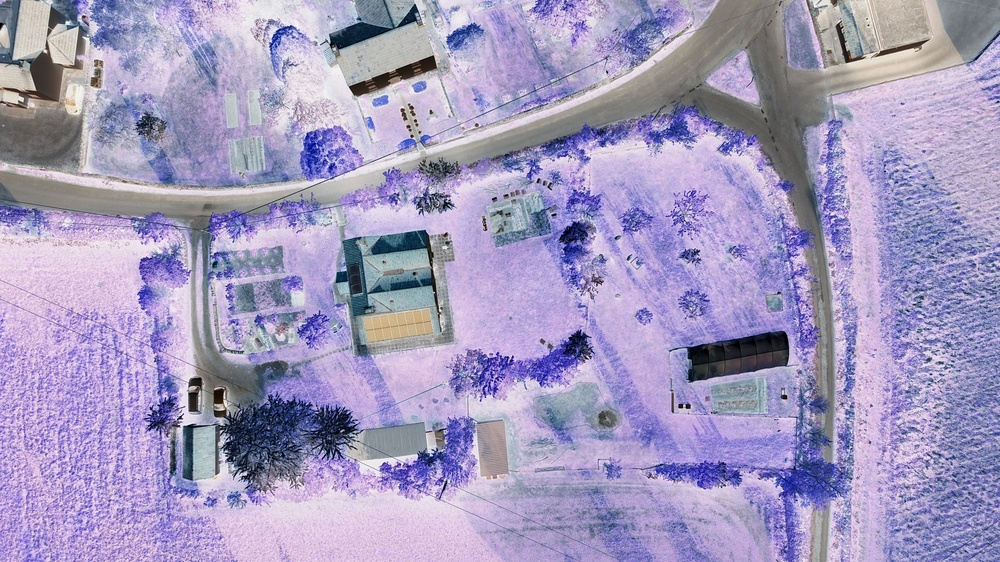
#> input picture images/chapel-cottage-inverted.jpg, 1000 x 562 px, shrunk from 4000 x 2250 before the run
$ python -i image_processing.py   (imports and definitions only)
#> lines starting #> are read from the running program, lines starting #| are printed output that depends on the picture; after the words box and inside, x2 and y2 are one past the last pixel; in counts of white or black regions, pixels touching at a corner belong together
import cv2
import numpy as np
import matplotlib.pyplot as plt

def initialize_kernel(size , sigma):

  """ This function initializes a gaussian kernel with the desired size and sigma. """

  w, h = size

  x = np.linspace(-1,1,w)
  y = np.linspace(-1,1, h)
  x_cor, y_cor  = np.meshgrid(x, y)

  kernel = 1/(2*np.pi*np.power(sigma,2) ) *np.exp((- (x_cor ** 2 + y_cor ** 2) )/ (2*np.power(sigma,2)))

  """ Gaussion function: 1/(2 *pi*sigma^2) e^(-(x^2+y^2)/2sigma^2) """

  kernel = kernel/np.sum(kernel) # normalization

  return kernel

def padding(image):

  padded_image = np.pad(image , ((1,1),(1,1)) , 'constant', constant_values=(0,0) )

  return padded_image


def conv2d(image, ftr):
    s = ftr.shape + tuple(np.subtract(image.shape, ftr.shape) + 1)
    sub_image = np.lib.stride_tricks.as_strided(image, shape = s, strides = image.strides * 2)
    return np.einsum('ij,ijkl->kl', ftr, sub_image)


def GaussianBlur(gray_image):
  ftr = initialize_kernel(size=(3,3) , sigma=1.5)

  blurred_image = conv2d(gray_image, ftr)

  return blurred_image


def BGR2GRAY(image):
  # convert to grayscale

  # mehtod 1: by using numpy
  '''
  gray_image = np.zeros((image.shape[0],image.shape[1]),np.uint8)

  for i in range(image.shape[0]):
    for j in range(image.shape[1]):
      #gray_image[i,j] = np.clip( (image[i,j,0] + image[i,j,1] + image[i,j,2] )/3, 0, 255) # using average method
      gray_image[i,j] = np.clip(0.07 * image[i,j,0]  + 0.72 * image[i,j,1] + 0.21 * image[i,j,2], 0, 255) # using luminosity method
  '''

  # method 2: by using cv2. This is more efficient than method 1.
  gray_image = cv2.cvtColor(image, cv2.COLOR_BGR2GRAY)

  # display the image
  #cv2.imshow('grayscale image',gray_image)
  #cv2.waitKey(0)

  return gray_image

def canny_CV2(image,low_threshold, high_Threshold):

  edges = cv2.Canny(image,low_threshold, high_Threshold)


  return edges


def getCoordinates(file_name, show_image=False):

  # read the image
#> called with file_name = 'images/chapel-cottage-inverted.jpg', show_image = False
  image = cv2.imread(file_name)
#> image is the input picture: shape (562, 1000, 3); mean B, G, R 190.4, 154, 163

  # convert the image into grayscale
  gray_image = BGR2GRAY(image)
#> in BGR2GRAY, `gray_image = cv2.cvtColor(image, cv2.COLOR_BGR2GRAY)`:
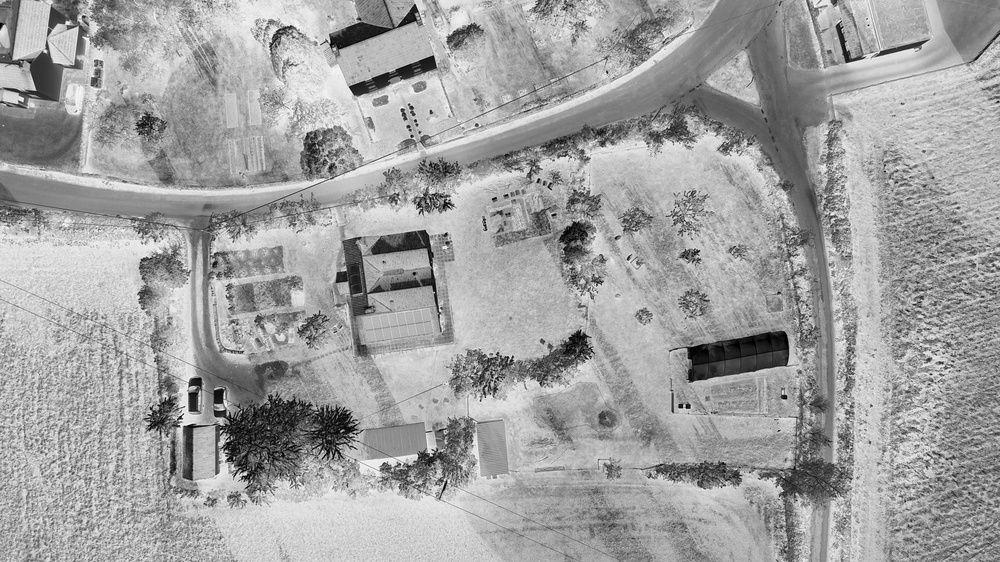
#> gray_image: shape (562, 1000); min 0, max 253, mean 160.8

  # blur the gray image

  blurred_image = GaussianBlur(gray_image)
#> in conv2d, `return np.einsum('ij,ijkl->kl', ftr, sub_image)`:
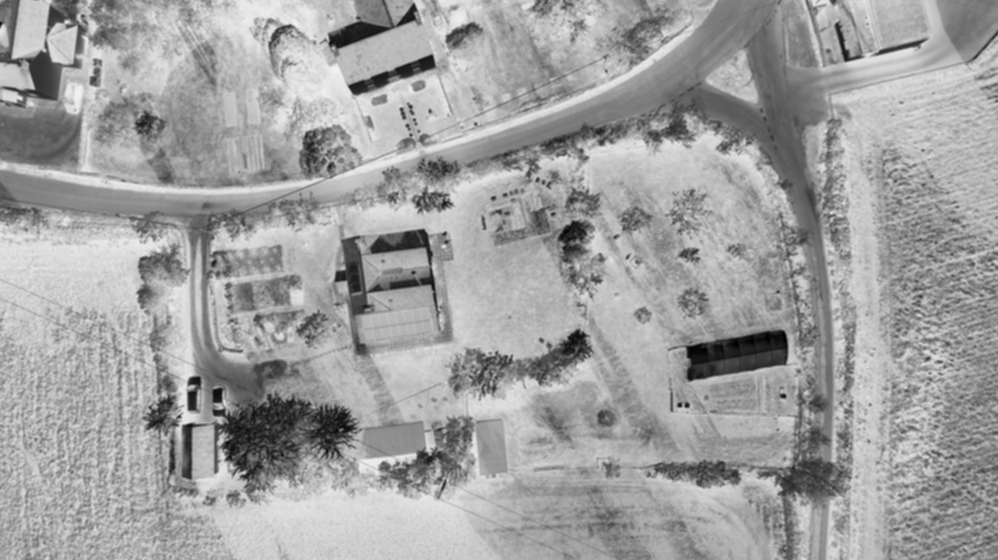
#> returned value: shape (560, 998) float64; min 0.905, max 244.2, mean 160.8
  #blurred_image = cv2.bilateralFilter(gray_image,9,75,75)
  #blurred_image = cv2.medianBlur(gray_image,3)


  # apply canny
  edges = canny_CV2(blurred_image.astype(np.uint8),100,300)
#> in canny_CV2, `edges = cv2.Canny(image,low_threshold, high_Threshold)`:
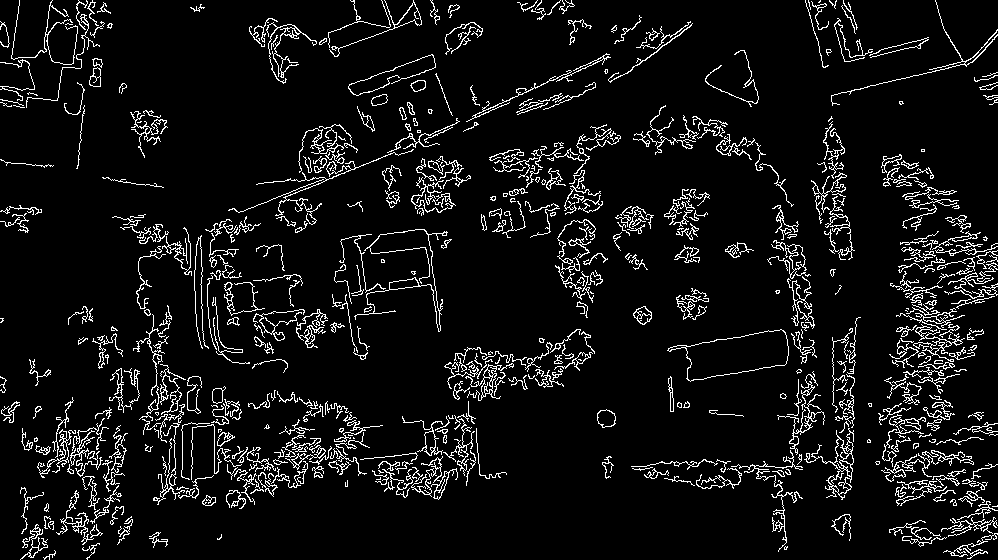
#> edges: shape (560, 998); 7.3% white in thin lines or dots

  # [9 lines of commented-out code are left out]
  contours, h = cv2.findContours(edges, cv2.RETR_EXTERNAL,cv2.CHAIN_APPROX_NONE)
#> contours = 523 contours, 311 with area under 20; largest, box (x1, y1, x2, y2) and area: (667, 329, 789, 382) 3575, (804, 428, 854, 500) 860, (465, 363, 514, 401) 320, (329, 0, 422, 57) 310, (354, 229, 448, 332) 286; h = 523 rows, first 6: [1, -1, -1, -1], [2, 0, -1, -1], [3, 1, -1, -1], [4, 2, -1, -1], [5, 3, -1, -1], [6, 4, -1, -1]
  filtered_contours = []
  for i in contours:
    if cv2.contourArea(i) > 25:
      filtered_contours.append(i)
#> this loop made 523 passes
#> i on pass 41: [[244, 476], [243, 477]]
#> after the loop, filtered_contours = 170 contours; largest, box (x1, y1, x2, y2) and area: (667, 329, 789, 382) 3575, (804, 428, 854, 500) 860, (465, 363, 514, 401) 320, (329, 0, 422, 57) 310, (354, 229, 448, 332) 286
  #cnts = cv2.drawContours(image, filtered_contours, -1, (0,255,0), thickness = 5)
  #fig, ax = plt.subplots(1, figsize=(12,8))

  coordinates = []
# loop over the contours
  for c in filtered_contours:
    try:
      # compute the center of the contour
      M = cv2.moments(c)

      cX = int(M["m10"] / M["m00"])
      cY = int(M["m01"] / M["m00"])
      # draw the contour and center of the shape on the image
      cv2.drawContours(image, [c], -1, (0, 255, 0), 2)
      cv2.circle(image, (cX, cY), 5, (255, 255, 255), -1)
      #cv2.putText(image, "center", (cX - 20, cY - 20),
      #cv2.FONT_HERSHEY_SIMPLEX, 0.5, (255, 255, 255), 2)
      coordinates.append([cX,cY])
    except ZeroDivisionError:
      pass
#> this loop made 170 passes
#> (cX, cY) on passes 1 to 3: (920, 541), (964, 548), (33, 541)
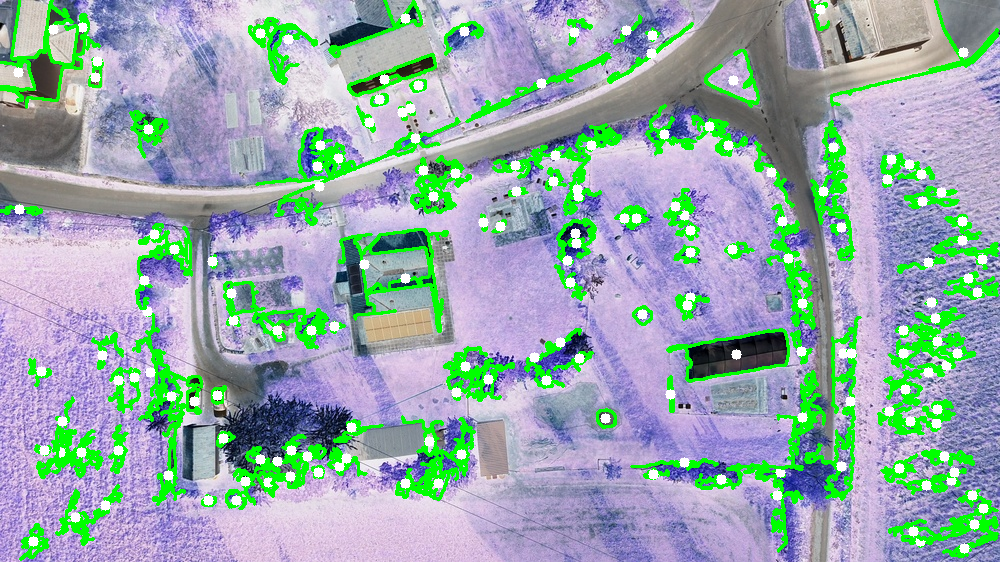
#> image: shape (562, 1000, 3); mean B, G, R 171.1, 170.7, 149.4
#> after the loop, coordinates = 170 pairs, first value 18 to 983, second value 9 to 548

  # show the image
  if show_image == True:
    cv2.imshow("Image", image)
    cv2.waitKey(0)

  return coordinates

>>> result = getCoordinates('images/chapel-cottage-inverted.jpg')
#> result has the same summary as coordinates in getCoordinates
